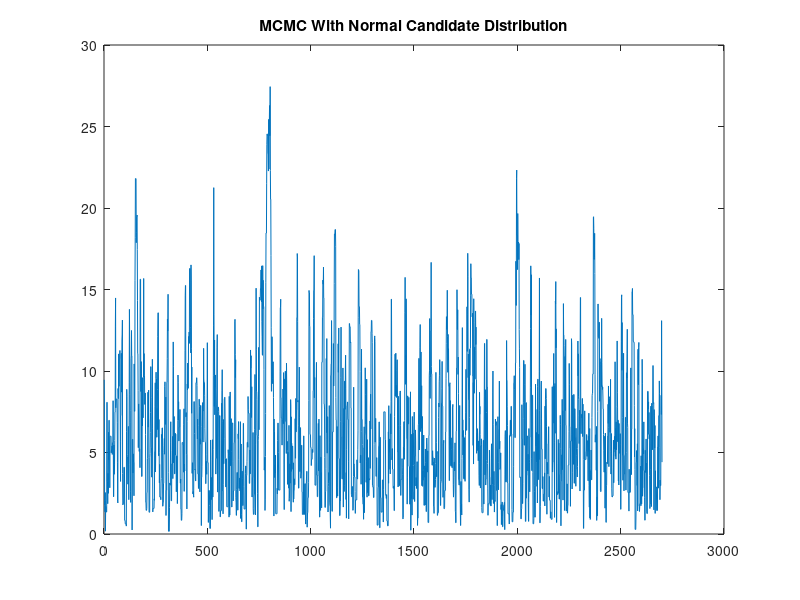

The MATLAB script that drew this image: (Note: this script raises an error after producing the figure.)
% Example 14.2
% Computational Statistics Handbook with MATLAB, 2nd Edition
% Wendy L. and Angel R. Martinez


% 1) Generate r.s of n=3000 using M-H, burn in the first 10%
n = 3000;
a = 2; b = 3; sig = sqrt(a*b^2);
X1 = zeros(1,n);
rate=0;
X1(1) = 2;
for i = 2:n
	y = normrnd(X1(i-1),sig);
	u = rand(1);
   alpha = min([1, gampdf(y, a, b)*normpdf(X1(i-1), y, sig)/...
        (gampdf(X1(i-1), a, b)*normpdf(y, X1(i-1), sig))]);
	if u <= alpha
		X1(i) = y; rate=rate+1;
	else
		X1(i) = X1(i-1);
	end
end  

norm_rate_18 = rate/n

% Burn in 10%
n1=.1*n;
X1=X1(n1+1:n);


%2 Plot the MCMC After Burn-In
figure(1)
plot(X1)
title('MCMC With Normal Candidate Distribution')
X1_Bar = mean(X1)
true_mean = a*b
X1_std = std(X1)
true_std = sqrt(a*b^2)

norm_rate_18 = rate/n
%3 Provide the Normal Kernel Density Estimation

n = length(X1);
hn = 1.06*n^(-1/5)*min(std(X1),iqr(X1)/1.348);
xx = linspace(0, max(X1)+1, 10000);
fhatN = zeros(size(xx));

for i=1:n
   f=exp(-(1/(2*hn^2))*(xx-X1(i)).^2)/sqrt(2*pi)/hn;
   fhatN = fhatN+f/(n);
end
gam = gampdf(xx, a, b);

figure(2)
histogram(X1, 'Normalization', 'probability')
title('Histogram of Sample with Kernel density and True density')

hold on

plot(xx, fhatN, '--g')
plot(xx, gam, '--r')
legend('MCMC Sample (Normal Candidate)', 'Kernel Density', 'Gamma pdf')

hold off

% Find out how the variance affects the mix rate
n = 3000;
a = 2; b = 3; sig = 100;
X1 = zeros(1,n);
rate=0;
X1(1) = 2;
for i = 2:n
	y = normrnd(X1(i-1),sig);
	u = rand(1);
   alpha = min([1, gampdf(y, a, b)*normpdf(X1(i-1), y, sig)/...
        (gampdf(X1(i-1), a, b)*normpdf(y, X1(i-1), sig))]);
	if u <= alpha
		X1(i) = y; rate=rate+1;
	else
		X1(i) = X1(i-1);
	end
end  

norm_rate_1 = rate/n


n = 3000;
a = 2; b = 3; sig = sqrt(50);
X1 = zeros(1,n);
rate=0;
X1(1) = 2;
for i = 2:n
	y = normrnd(X1(i-1),sig);
	u = rand(1);
   alpha = min([1, gampdf(y, a, b)*normpdf(X1(i-1), y, sig)/...
        (gampdf(X1(i-1), a, b)*normpdf(y, X1(i-1), sig))]);
	if u <= alpha
		X1(i) = y; rate=rate+1;
	else
		X1(i) = X1(i-1);
	end
end  

norm_rate_50 = rate/n



%Repeat 1-5 With Exponential Candidate



% 1) Generate r.s of n=3000 using M-H, burn in the first 10%
n = 3000;
a = 2; b = 3;
X2 = zeros(1,n);
rate=0;
X2(1) = 2;
for i = 2:n
	y = exprnd(X2(i-1));
	u = rand(1);
   alpha = min([1, gampdf(y,a,b)*exppdf(X2(i-1),y)/...
       (gampdf(X2(i-1),a,b)*exppdf(y,X2(i-1)))]);
	if u <= alpha
		X2(i) = y; rate=rate+1;
	else
		X2(i) = X2(i-1);
	end
end  

exp_rate = rate/n

% Burn in 10%
n1=.1*n;
X2=X2(n1+1:n);

%2 Plot the MCMC After Burnin
figure(3)
plot(X2)
title('MCMC With Exponential Candidate Distribution')
X2_Bar = mean(X2)
true_mean = a*b
X2_std = std(X2)
true_std = sqrt(a*b^2)
exp_rate
%3 Provide the Normal Kernel Density Estimation


n = length(X2);
hn = 1.06*n^(-1/5)*min(std(X2),iqr(X2)/1.348);
xx = linspace(0, max(X2)+1, 10000);
fhatN = zeros(size(xx));

for i=1:n
   f=exp(-(1/(2*hn^2))*(xx-X2(i)).^2)/sqrt(2*pi)/hn;
   fhatN = fhatN+f/(n);
end
gam = gampdf(xx, a, b);

figure(4)
histogram(X2, 'Normalization', 'probability')
title('Histogram of Sample with Kernel density and True density')

hold on

plot(xx, fhatN, '--g')
plot(xx, gam, '--r')
legend('MCMC Sample (Exponential Candidate)', 'Kernel Density', 'Gamma pdf')



% 
% 
% X2 = zeros(1,n);
% rate=0
% X2(1) = 2;						% generate the starting point
% for i = 2:n
% 	% generate a candidate from the proposal distribution
% 	% which is the normal in this case. This will be a 
% 	% normal with mean given by the previous value in the
% 	% chain and standard deviation of 'sig'
% 	y = exprnd(X2(i-1));
% 	% generate a uniform for comparison
% 	u = rand(1);
% 	alpha = min([1, gam(y,a,b)*exp(X2(i-1),y)/...
%        (gam(X2(i-1),a,b)*exp(y,X2(i-1)))]);
% 	if u <= alpha
% 		X2(i) = y; rate=rate+1;
% 	else
% 		X2(i) = X2(i-1);
% 	end
% end  
% exp_rate = rate/n
% 
% figure(1)
% subplot(2,1,1)
% plot(X1)
% title('MCMC With Normal Candidate')
% subplot(2,1,2)
% plot(X2)
% title('MCMC With Exponential Candidate')
% 
% 
% n1=.1*n;
% X1=X1(n1+1:n);
% X2=X2(n1+1:n);
% 
% 
% figure(2)
% subplot(2,1,1)
% hist(X1)
% title('MCMC With Normal Candidate')
% subplot(2,1,2)
% hist(X2)
% title('MCMC With Exponential Candidate')
